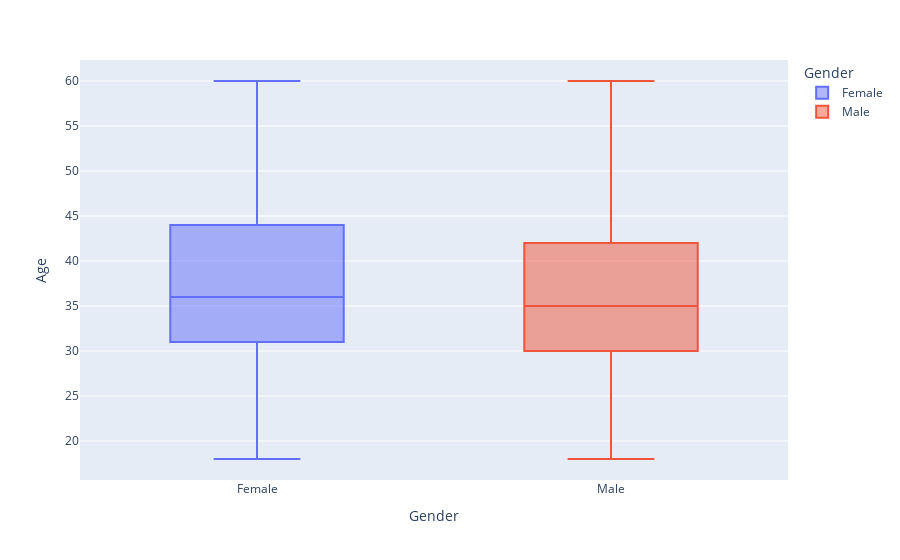

Here is the notebook cell this chart was saved with:
### Code cell
fig = ply.boxplot_frame(df, x="Gender", y='Age', color="Gender"  , orientation='v')
fig.show()

### Figure 1 — Plotly figure (JSON) as saved in the notebook; plotly's stock layout.template omitted (floating-point values rounded to 4 significant figures; data arrays with more than 128 entries replaced by an {"elided": "..."} marker saying what was removed)
{"data": [{"alignmentgroup": "True", "hovertemplate": "Gender=%{x}<br>Age=%{y}<extra></extra>", "legendgroup": "Female", "marker": {"color": "#636efa"}, "name": "Female", "notched": false, "offsetgroup": "Female", "orientation": "v", "showlegend": true, "type": "box", "x": {"elided": "588 str values"}, "x0": " ", "xaxis": "x", "y": {"elided": "588 int values"}, "y0": " ", "yaxis": "y"}, {"alignmentgroup": "True", "hovertemplate": "Gender=%{x}<br>Age=%{y}<extra></extra>", "legendgroup": "Male", "marker": {"color": "#EF553B"}, "name": "Male", "notched": false, "offsetgroup": "Male", "orientation": "v", "showlegend": true, "type": "box", "x": {"elided": "882 str values"}, "x0": " ", "xaxis": "x", "y": {"elided": "882 int values"}, "y0": " ", "yaxis": "y"}], "layout": {"boxmode": "overlay", "legend": {"title": {"text": "Gender"}, "tracegroupgap": 0}, "margin": {"t": 60}, "xaxis": {"anchor": "y", "categoryarray": ["Female", "Male"], "categoryorder": "array", "domain": [0, 1], "title": {"text": "Gender"}}, "yaxis": {"anchor": "x", "domain": [0, 1], "title": {"text": "Age"}}}}
